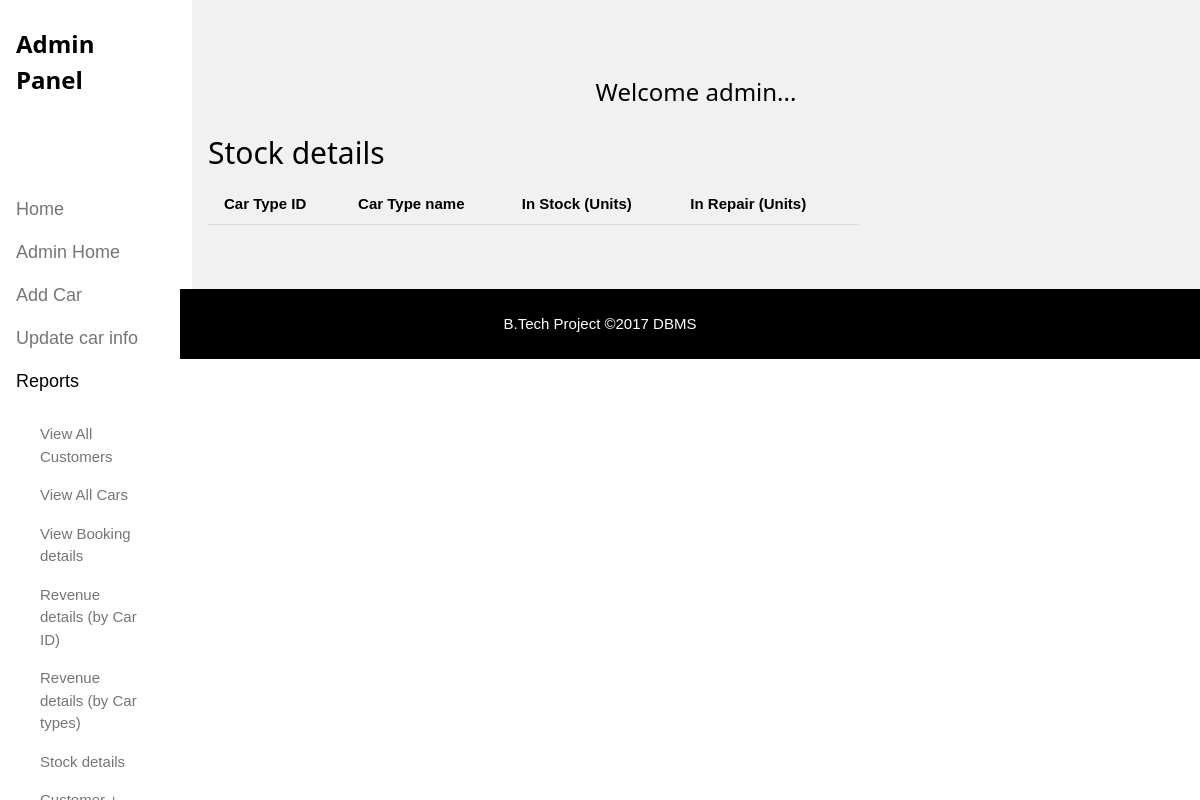
/stockdetails.php, run on an earlier commit of the app's database.
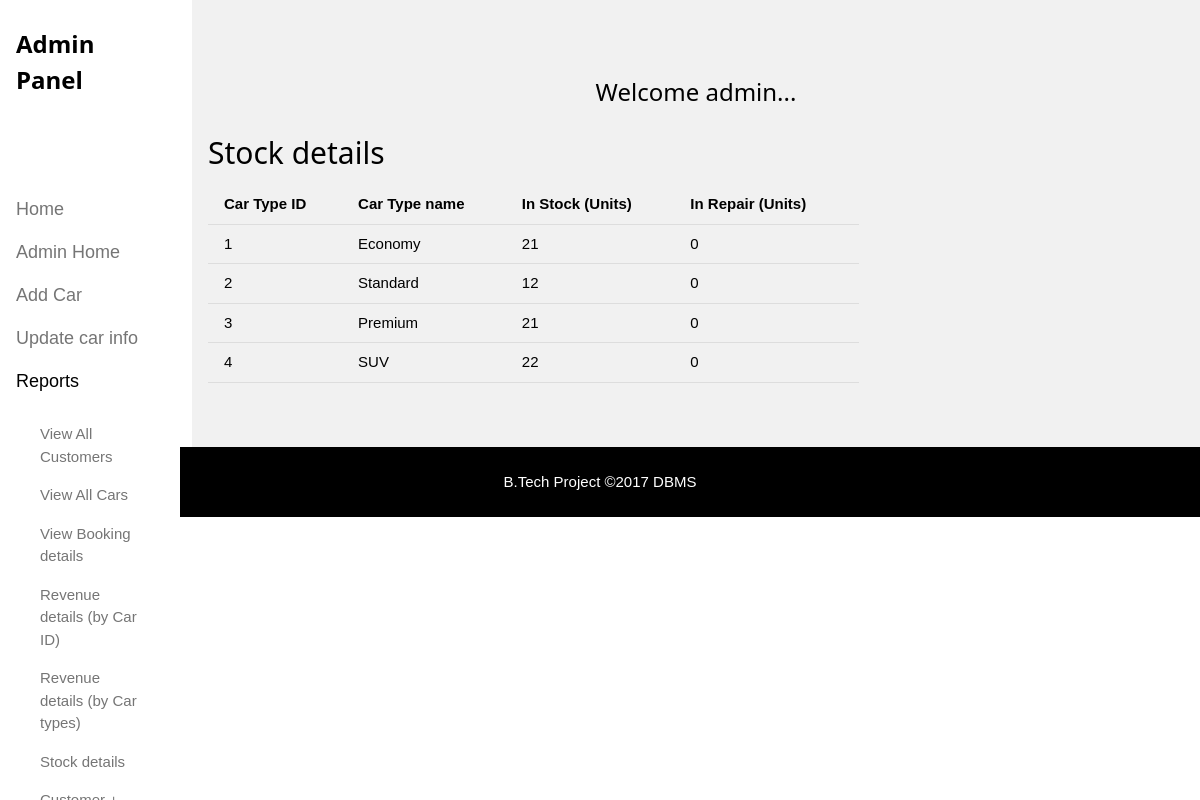
And on a later commit of the database.
### tables this page shows
CREATE TABLE `car_type` (
  `car_type_id` int(11) NOT NULL,
  `car_type_name` varchar(50) NOT NULL,
  `in_stock` int(11) NOT NULL,
  `in_repair` int(11) NOT NULL
);

### stockdetails.php (the view, shortened to what this page needs)
<!DOCTYPE html>
<html>
<link rel="stylesheet" type="text/css" href="w3.css">
<body class="w3-content" style="max-width:1200px">
<nav class="w3-sidebar w3-bar-block w3-white w3-collapse w3-top" style="width:15%" id="mySidebar">
  <div class="w3-container w3-display-container w3-padding-16">
    <h3><b>Admin Panel</b></h3>
  </div>
  <div class="w3-padding-64 w3-large w3-text-grey">
    <a href="index.php" class="w3-bar-item w3-button">Home</a>
    <a href="adminpage.html" class="w3-bar-item w3-button">Admin Home</a>
    <a href="addcar.php" class="w3-bar-item w3-button">Add Car</a>
    <a href="updatecar.php" class="w3-bar-item w3-button">Update car info</a>
    <a onclick="myAccFunc()" href="javascript:void(0)" class="w3-button w3-block w3-white w3-left-align" id="myBtn">
      Reports <i class="fa fa-caret-down"></i>
    </a>
    <div id="demoAcc" class="w3-bar-block w3-hide w3-padding-large w3-medium">
      <a href="viewcust.php" class="w3-bar-item w3-button">View All Customers</a>
      <a href="viewcar.php" class="w3-bar-item w3-button">View All Cars</a>
      <a href="booking_details.php" class="w3-bar-item w3-button">View Booking details</a>
      <a href="revcarid.php" class="w3-bar-item w3-button">Revenue details (by Car ID)</a>
      <a href="revcartype.php" class="w3-bar-item w3-button">Revenue details (by Car types)</a>
      <a href="stockdetails.php" class="w3-bar-item w3-button">Stock details</a>
      <a href="custbook.php" class="w3-bar-item w3-button">Customer + booking details</a>
  </div>
</nav>
<div class="w3-row-padding w3-light-grey w3-padding-64 w3-container" style="margin-left:16%">
  <h3 class="w3-center">Welcome admin...</h3>
  <div class="w3-content">
    <div class="w3-twothird">
      <h2>Stock details</h2>
      <?php
      include 'setup.php';
      $sql = "SELECT * FROM car_type";
      $result = mysqli_query($conn, $sql);
      echo "<table class='w3-table w3-bordered'>";
      echo'<th>Car Type ID</th><th>Car Type name</th><th>In Stock (Units)</th><th>In Repair (Units)</th>';
      while($data = mysqli_fetch_array($result))
      {
      echo'<tr>';
      echo '<td>'.$data['car_type_id'].'</td><td>'.$data['car_type_name'].'</td><td>'.$data['in_stock'].'</td><td>'.$data['in_repair'].'</td>';
      echo'</tr>';
      }
      echo "</table>";
      ?>
    </div>
  </div>
</div>
  <div class="w3-black w3-center w3-padding-24">B.Tech Project  &copy2017  DBMS</div>
</body>
</html>

What changed in the data, as far as the page shows it:
added car_type: car_type_id "1", car_type_name "Economy", in_stock "21", in_repair "0"
added car_type: car_type_id "2", car_type_name "Standard", in_stock "12", in_repair "0"
added car_type: car_type_id "3", car_type_name "Premium", in_stock "21", in_repair "0"
added car_type: car_type_id "4", car_type_name "SUV", in_stock "22", in_repair "0"
